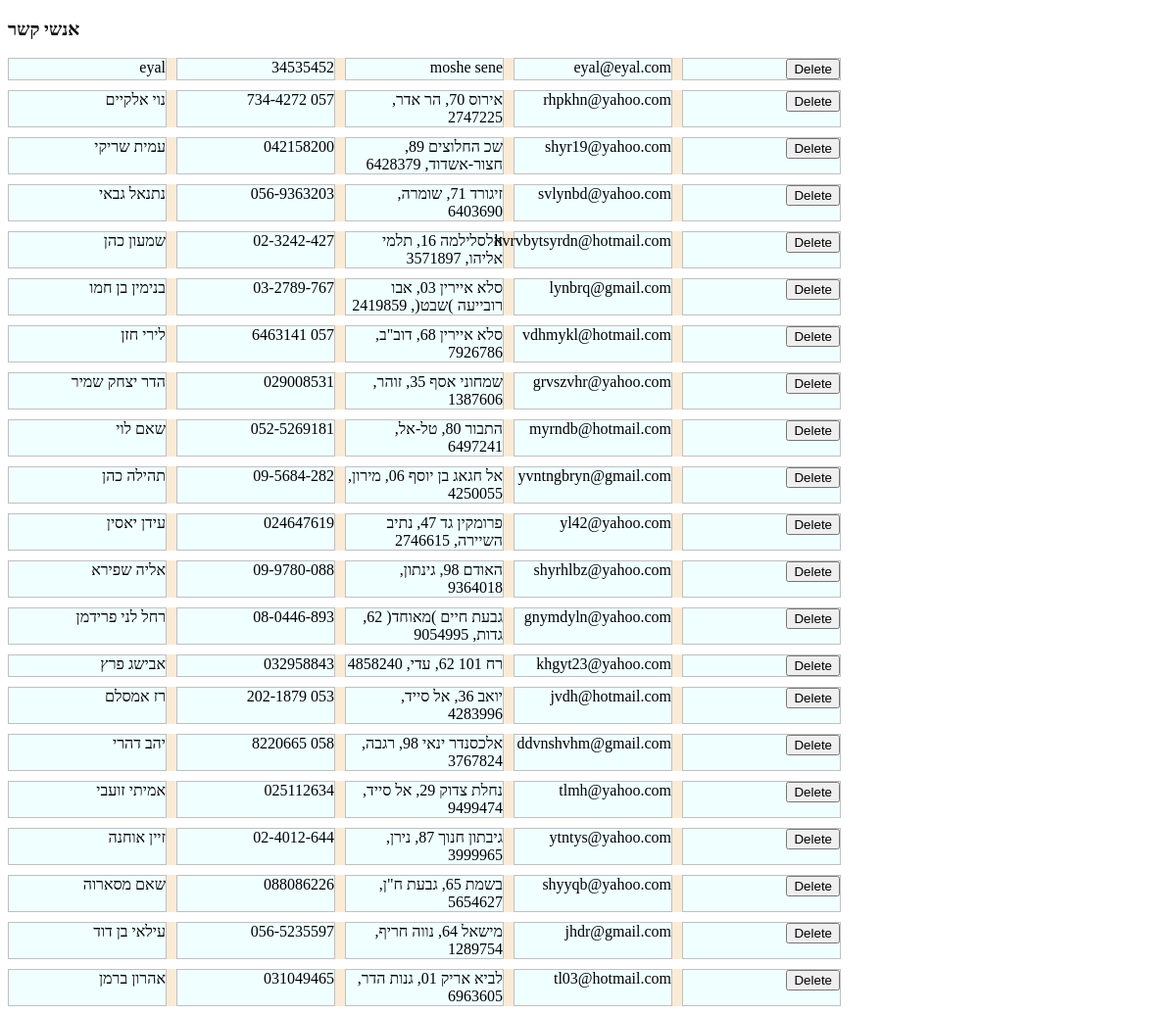
Before: / with the older database file.
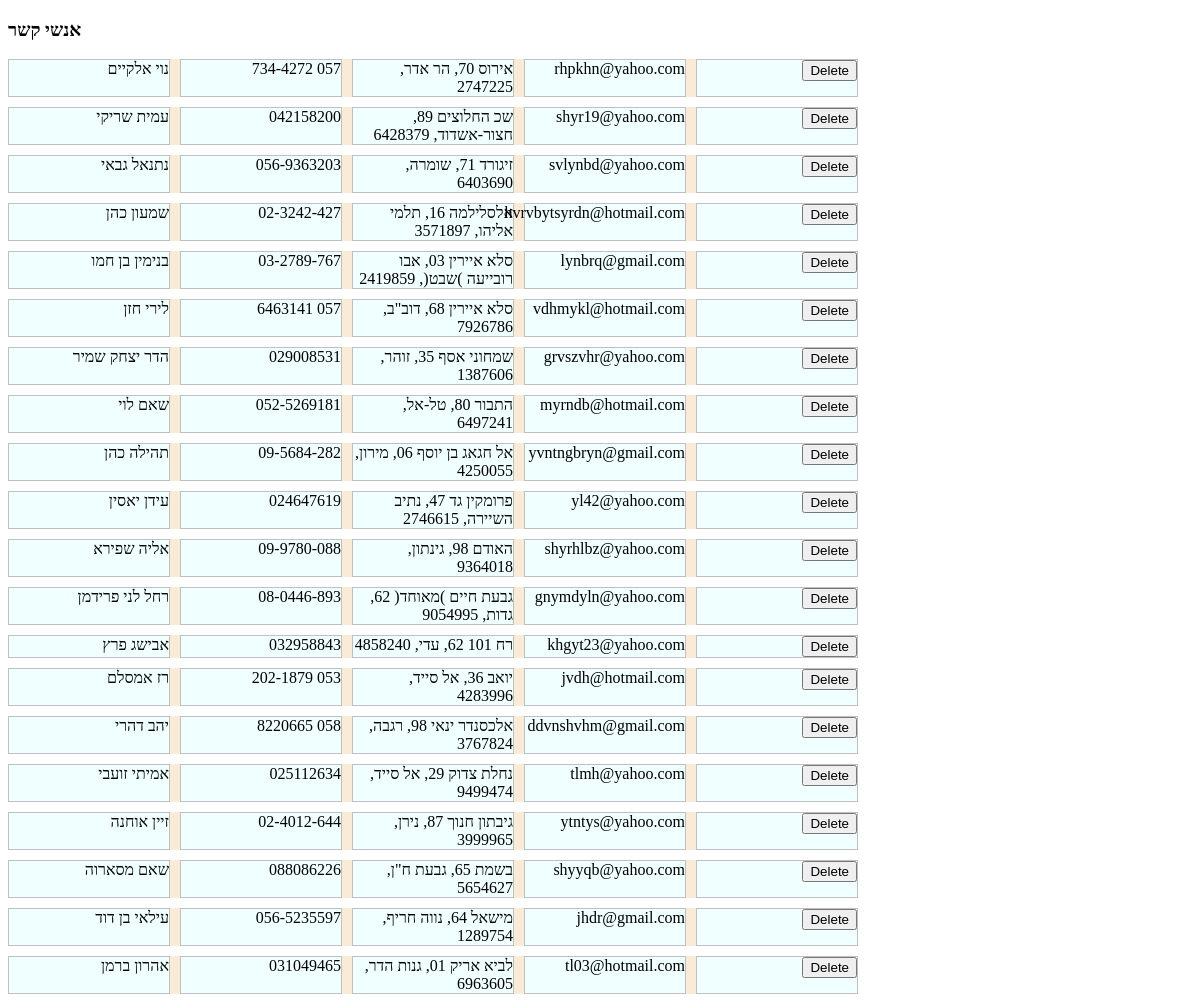
After: the same page with the newer database file.
### tables this page shows
CREATE TABLE "contacts" (
	"id"	INTEGER,
	"name"	TEXT,
	"phone"	TEXT,
	"address"	TEXT,
	"mail"	TEXT,
	"user_id"	INTEGER,
	PRIMARY KEY("id"),
	FOREIGN KEY("user_id") REFERENCES "users"("id")
);

### app.py (the view)
@app.route('/')
def home():
    return render_template('home.html',contacts=get_contacts())

### app.py (called while the page is built)
def get_contacts():
    with sqlite3.connect('contacts.db') as conn:
        cur = conn.cursor()
        rows = cur.execute("SELECT * FROM contacts")
        return [Contact (row) for row in rows.fetchall()]

### templates/home.html (shortened to what this page needs)
<!DOCTYPE html>
<html lang="en">
<head>
    <link rel="stylesheet" href="/static/style.css">
</head>
<body>
    <h3>אנשי קשר </h3>
    <div class="contacts">
    {% for contact in contacts %}
    <div class="row">
        <div class="name">{{contact.name}}</div>
        <div class="phone">{{contact.phone}}</div>
        <div class="address">{{contact.address}}</div>
        <div class="email">{{contact.mail}}</div>
        <div class="delete">
            <form action="/delete" method="GET">
                <input type="submit" value="Delete">
            </form>
        </div>
    </div>
    {% endfor %}
</div>
</body>
</html>

### static/style.css (style rules this page uses)
.contacts { display:flex; flex-direction: column; gap:10px; width: fit-content; }
.row { display:flex; gap:10px; background-color: antiquewhite; }
.row > * { width:10em; gap:10px; background-color: azure; direction: rtl; border: 1px solid silver; }

Changed rows visible on the page:
removed contacts: name "eyal", phone "34535452", address "moshe sene", mail "eyal@eyal.com"
